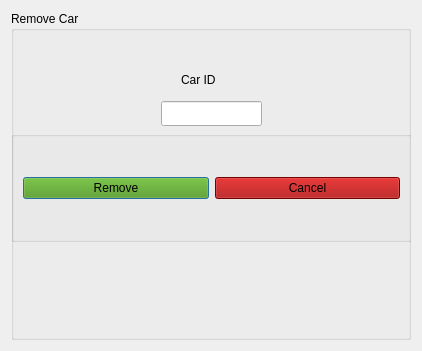
<?xml version="1.0" encoding="UTF-8"?>
<ui version="4.0">
 <class>removecardialog</class>
 <widget class="QDialog" name="removecardialog">
  <property name="geometry">
   <rect>
    <x>0</x>
    <y>0</y>
    <width>422</width>
    <height>351</height>
   </rect>
  </property>
  <property name="windowTitle">
   <string>Dialog</string>
  </property>
  <layout class="QGridLayout" name="gridLayout_2">
   <item row="0" column="0">
    <widget class="QGroupBox" name="groupBox">
     <property name="title">
      <string>Remove Car</string>
     </property>
     <widget class="QLineEdit" name="removeCarDialogCarIDInput">
      <property name="geometry">
       <rect>
        <x>150</x>
        <y>90</y>
        <width>101</width>
        <height>25</height>
       </rect>
      </property>
      <property name="text">
       <string/>
      </property>
     </widget>
     <widget class="QLabel" name="label">
      <property name="geometry">
       <rect>
        <x>170</x>
        <y>60</y>
        <width>42</width>
        <height>17</height>
       </rect>
      </property>
      <property name="text">
       <string>Car ID</string>
      </property>
     </widget>
     <widget class="QGroupBox" name="groupBox_2">
      <property name="geometry">
       <rect>
        <x>0</x>
        <y>120</y>
        <width>401</width>
        <height>111</height>
       </rect>
      </property>
      <property name="title">
       <string/>
      </property>
      <layout class="QHBoxLayout" name="horizontalLayout">
       <item>
        <widget class="QPushButton" name="removeCarDialogConfirmButton">
         <property name="styleSheet">
          <string notr="true">background: rgb(78, 154, 6);</string>
         </property>
         <property name="text">
          <string>Remove</string>
         </property>
        </widget>
       </item>
       <item>
        <widget class="QPushButton" name="removeCarDialogCancelButton">
         <property name="styleSheet">
          <string notr="true">background: rgb(164, 0, 0)</string>
         </property>
         <property name="text">
          <string>Cancel</string>
         </property>
        </widget>
       </item>
      </layout>
     </widget>
     <widget class="QLabel" name="removeCarDialogConfirmationMessage">
      <property name="geometry">
       <rect>
        <x>10</x>
        <y>260</y>
        <width>371</width>
        <height>20</height>
       </rect>
      </property>
      <property name="text">
       <string/>
      </property>
     </widget>
    </widget>
   </item>
  </layout>
 </widget>
 <resources/>
 <connections/>
</ui>
